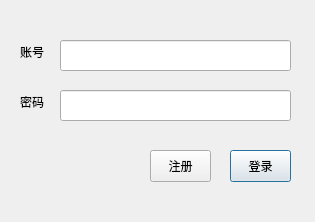
<?xml version="1.0" encoding="UTF-8"?>
<ui version="4.0">
 <class>LoginDialog</class>
 <widget class="QDialog" name="LoginDialog">
  <property name="geometry">
   <rect>
    <x>0</x>
    <y>0</y>
    <width>315</width>
    <height>222</height>
   </rect>
  </property>
  <property name="windowTitle">
   <string>登录</string>
  </property>
  <widget class="QLabel" name="label">
   <property name="geometry">
    <rect>
     <x>20</x>
     <y>40</y>
     <width>31</width>
     <height>23</height>
    </rect>
   </property>
   <property name="text">
    <string>账号</string>
   </property>
  </widget>
  <widget class="QLineEdit" name="lineEdit">
   <property name="geometry">
    <rect>
     <x>60</x>
     <y>40</y>
     <width>231</width>
     <height>31</height>
    </rect>
   </property>
  </widget>
  <widget class="QLabel" name="label_2">
   <property name="geometry">
    <rect>
     <x>20</x>
     <y>90</y>
     <width>31</width>
     <height>23</height>
    </rect>
   </property>
   <property name="text">
    <string>密码</string>
   </property>
  </widget>
  <widget class="QLineEdit" name="lineEdit_2">
   <property name="geometry">
    <rect>
     <x>60</x>
     <y>90</y>
     <width>231</width>
     <height>31</height>
    </rect>
   </property>
   <property name="echoMode">
    <enum>QLineEdit::Password</enum>
   </property>
  </widget>
  <widget class="QPushButton" name="pushButton">
   <property name="geometry">
    <rect>
     <x>230</x>
     <y>150</y>
     <width>61</width>
     <height>32</height>
    </rect>
   </property>
   <property name="text">
    <string>登录</string>
   </property>
  </widget>
  <widget class="QPushButton" name="pushButton_2">
   <property name="geometry">
    <rect>
     <x>150</x>
     <y>150</y>
     <width>61</width>
     <height>32</height>
    </rect>
   </property>
   <property name="text">
    <string>注册</string>
   </property>
  </widget>
  <widget class="QLabel" name="report">
   <property name="geometry">
    <rect>
     <x>27</x>
     <y>190</y>
     <width>261</width>
     <height>23</height>
    </rect>
   </property>
   <property name="styleSheet">
    <string notr="true">color: rgb(255, 0, 0);</string>
   </property>
   <property name="text">
    <string/>
   </property>
   <property name="alignment">
    <set>Qt::AlignCenter</set>
   </property>
  </widget>
 </widget>
 <resources/>
 <connections/>
</ui>
